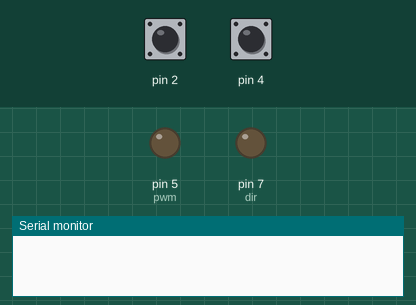
The sketch below on a simulated Arduino Uno, built with avr-gcc and run on an emulated ATmega328P. Shown: output pins drawn as LEDs (lit = HIGH), the last lines printed to the serial monitor. The test bench sets the inputs (shaded band); at power-on: pin 2 HIGH, pin 4 HIGH.

Above: at 1.2 s.
1.3 s: pin 2 pulled LOW for 0.15 s
At 1.39 s:
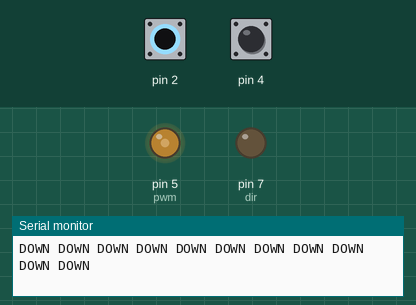
2.9 s: pin 4 pulled LOW for 0.15 s
At 4.2 s:
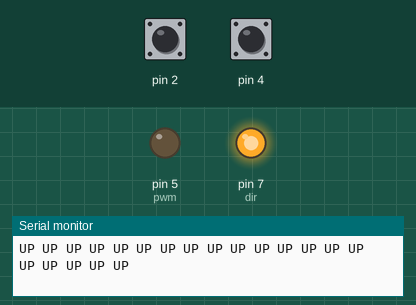
4.5 s: pin 4 pulled LOW for 3.2 s
At 5.9 s:
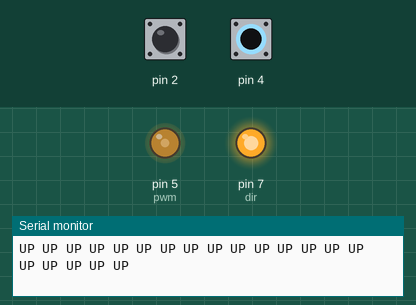
9.2 s: pin 2 pulled LOW for 1 s
At 10.6 s:
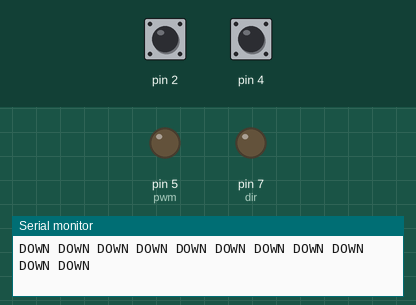
11.7 s: pin 2 driven LOW
At 12.6 s:
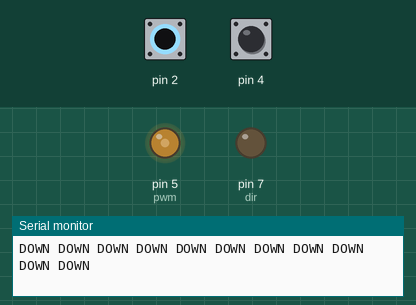
14.7 s: pin 4 pulled LOW for 1 s
At 15.5 s:
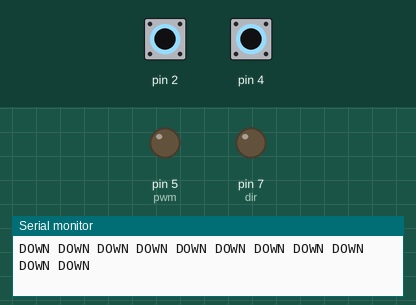
Timing chart, 0 to 17.7 s (numbered marks = the images above; inputs shaded):
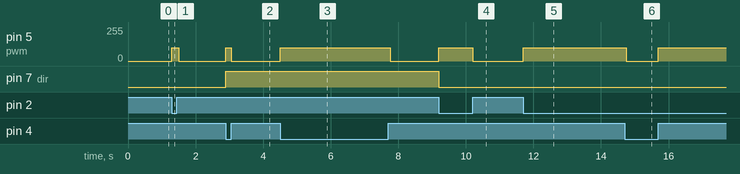

The sketch:

lead_screw.ino
```cpp
#define dir 7
#define pwm 5
int pot;
//int mapped;
boolean switch1, switch2;

void setup() {

  Serial.begin(9600);
  //pinMode(A1,INPUT);
  pinMode(pwm, OUTPUT);
  pinMode(dir, OUTPUT);

  pinMode(2, INPUT);
  pinMode(4, INPUT);

  digitalWrite(2, HIGH);
  digitalWrite(4, HIGH);

}

void loop() {

  //pot = analogRead(A1);
  //mapped = map(pot,0,1023,0,255);
  switch1 = digitalRead(2);
    switch2 = digitalRead(4);

  if (switch1 == true && switch2 == false) {
    digitalWrite(dir, HIGH);
    analogWrite(pwm, 100);
    switch1 == false;
    Serial.println("UP UP UP UP UP UP UP UP UP UP UP UP UP UP UP UP UP UP UP UP");
    delay(30);
  }

  else if (switch1 == false && switch2 == true) {
    digitalWrite(dir, LOW);
    analogWrite(pwm, 100);
    switch2 = false;
    Serial.println("DOWN DOWN DOWN DOWN DOWN DOWN DOWN DOWN DOWN DOWN DOWN");
    delay(30);

  }

  else {
    analogWrite(pwm, 0);
  }


  //Serial.println("Speed");
  //Serial.println(mapped);
}
```

Measured:
- after the input at 1.3 s, pin 5 (pwm): 0/255 → 100/255 at once, → 0/255 0.20 s later
- after the input at 2.9 s, pin 5 (pwm): 0/255 → 100/255 at once, → 0/255 0.15 s later; pin 7 (dir): LOW → HIGH at once
- after the input at 4.5 s, pin 5 (pwm): 0/255 → 100/255 at once, → 0/255 3.3 s later
- after the input at 9.2 s, pin 5 (pwm): 0/255 → 100/255 at once, → 0/255 1.0 s later; pin 7 (dir): HIGH → LOW at once
- after the input at 11.7 s, pin 5 (pwm): 0/255 → 100/255 at once
- after the input at 14.7 s, pin 5 (pwm): 100/255 → 0/255 after 0.05 s, → 100/255 0.95 s later
